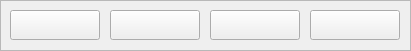
  <widget class="QFrame" name="frame">
   <property name="geometry">
    <rect>
     <x>10</x>
     <y>530</y>
     <width>411</width>
     <height>51</height>
    </rect>
   </property>
   <property name="minimumSize">
    <size>
     <width>411</width>
     <height>51</height>
    </size>
   </property>
   <property name="maximumSize">
    <size>
     <width>411</width>
     <height>51</height>
    </size>
   </property>
   <property name="frameShape">
    <enum>QFrame::StyledPanel</enum>
   </property>
   <property name="frameShadow">
    <enum>QFrame::Raised</enum>
   </property>
   <widget class="QPushButton" name="firstEntry">
    <property name="geometry">
     <rect>
      <x>10</x>
      <y>10</y>
      <width>90</width>
      <height>30</height>
     </rect>
    </property>
    <property name="minimumSize">
     <size>
      <width>90</width>
      <height>30</height>
     </size>
    </property>
    <property name="maximumSize">
     <size>
      <width>90</width>
      <height>30</height>
     </size>
    </property>
    <property name="toolTip">
     <string>First Entry</string>
    </property>
    <property name="text">
     <string/>
    </property>
    <property name="icon">
     <iconset resource="fmrd_resources.qrc">
      <normaloff>:/images/first.png</normaloff>:/images/first.png</iconset>
    </property>
   </widget>
   <widget class="QPushButton" name="prevEntry">
    <property name="geometry">
     <rect>
      <x>110</x>
      <y>10</y>
      <width>90</width>
      <height>30</height>
     </rect>
    </property>
    <property name="minimumSize">
     <size>
      <width>90</width>
      <height>30</height>
     </size>
    </property>
    <property name="maximumSize">
     <size>
      <width>90</width>
      <height>30</height>
     </size>
    </property>
    <property name="toolTip">
     <string>Previous Entry</string>
    </property>
    <property name="text">
     <string/>
    </property>
    <property name="icon">
     <iconset resource="fmrd_resources.qrc">
      <normaloff>:/images/prev.png</normaloff>:/images/prev.png</iconset>
    </property>
   </widget>
   <widget class="QPushButton" name="nextEntry">
    <property name="geometry">
     <rect>
      <x>210</x>
      <y>10</y>
      <width>90</width>
      <height>30</height>
     </rect>
    </property>
    <property name="minimumSize">
     <size>
      <width>90</width>
      <height>30</height>
     </size>
    </property>
    <property name="maximumSize">
     <size>
      <width>90</width>
      <height>30</height>
     </size>
    </property>
    <property name="toolTip">
     <string>Next Entry</string>
    </property>
    <property name="text">
     <string/>
    </property>
    <property name="icon">
     <iconset resource="fmrd_resources.qrc">
      <normaloff>:/images/next.png</normaloff>:/images/next.png</iconset>
    </property>
   </widget>
   <widget class="QPushButton" name="lastEntry">
    <property name="geometry">
     <rect>
      <x>310</x>
      <y>10</y>
      <width>90</width>
      <height>30</height>
     </rect>
    </property>
    <property name="minimumSize">
     <size>
      <width>90</width>
      <height>30</height>
     </size>
    </property>
    <property name="maximumSize">
     <size>
      <width>90</width>
      <height>30</height>
     </size>
    </property>
    <property name="toolTip">
     <string>Last Entry</string>
    </property>
    <property name="text">
     <string/>
    </property>
    <property name="icon">
     <iconset resource="fmrd_resources.qrc">
      <normaloff>:/images/last.png</normaloff>:/images/last.png</iconset>
    </property>
   </widget>
  </widget>
